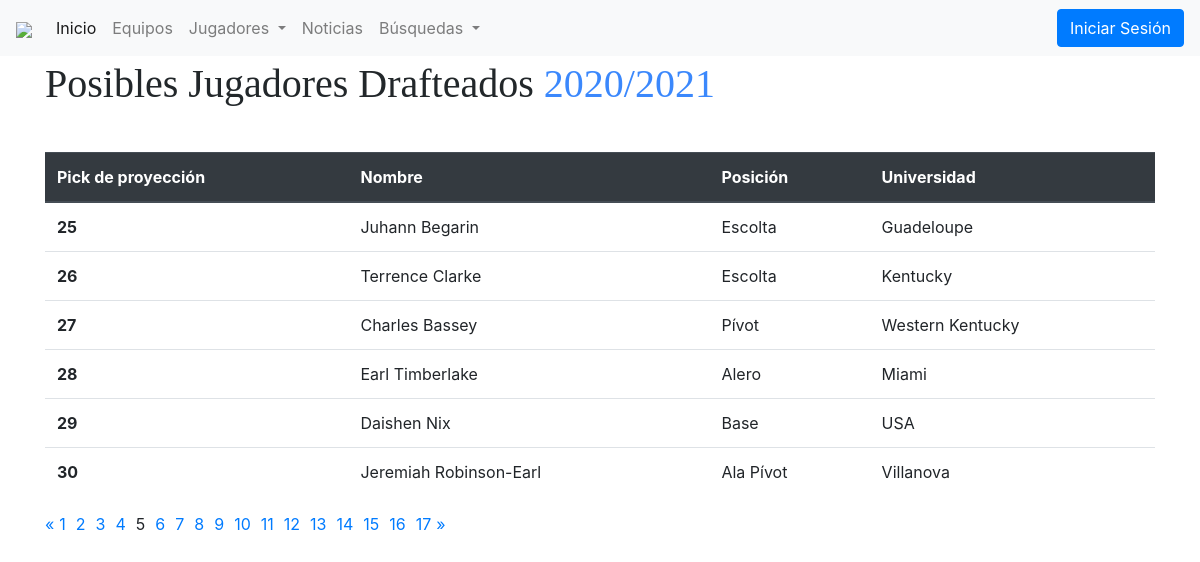
Page /drafteados/?page=5 on the committed database.
### main/models.py (models this page shows, shortened)
class Drafteado(models.Model):
    nombreJugador = models.CharField(max_length=64, default="nul")
    posicionJugador = models.CharField(PosicionDraft,max_length=64, default="nul")
    universidad = models.CharField(max_length=256, default="nul")
    pickJugador = models.IntegerField(default=0)

### main/views.py (the view)
# urls.py: path('drafteados/', views.lista_drafteados),
def lista_drafteados(request):
    drafteados_list=Drafteado.objects.all()
    page = request.GET.get('page', 1)
    paginator = Paginator(drafteados_list, 6)
    try:
        drafteados = paginator.page(page)
    except PageNotAnInteger:
        drafteados = paginator.page(1)
    except EmptyPage:
        drafteados = paginator.page(paginator.num_pages)
    return render(request, 'drafteados.html', { 'drafteados': drafteados })

### main/templates/drafteados.html (shortened to what this page needs)
{% extends 'base.html' %}
  {% block contenido %}
  <body>
    <main class="main">
        <div class="container">
            <div class="inner__headings">
            <h3 class="inner__head">Posibles Jugadores Drafteados <span class="inner__clr">2020/2021</span></h3>
            </div>
            <table class="table">
                <thead class="thead-dark">
                <tr>
                    <th scope="col">Pick de proyección</th>
                    <th scope="col">Nombre</th>
                    <th scope="col">Posición</th>
                    <th scope="col">Universidad</th>
                </tr>
                </thead>
                <tbody>
                {% for row in drafteados %}
                <tr>
                    <th>{{row.pickJugador}}</th>
                    <td>{{row.nombreJugador}}</td>
                    <td>{{row.posicionJugador}}</td>
                    <td>{{row.universidad}}</td>
                </tr>
                {% endfor %}
                </tbody>
            </table>
            {% if drafteados.has_other_pages %}
            <ul class="pagination">
                {% if drafteados.has_previous %}
                <li><a href="?page={{ drafteados.previous_page_number }}">&laquo;</a></li>
                {% else %}
                <li class="disabled"><span>&laquo;</span></li>
                {% endif %}
                {% for i in drafteados.paginator.page_range %}
                {% if drafteados.number == i %}
                    <li style="margin-right: 5px; margin-left: 5px;" class="active"><span>{{ i }} <span class="sr-only">(current)</span></span></li>
                {% else %}
                    <li style="margin-right: 5px; margin-left: 5px;"><a href="?page={{ i }}">{{ i }}</a></li>
                {% endif %}
                {% endfor %}
                {% if drafteados.has_next %}
                <li ><a  href="?page={{ drafteados.next_page_number }}">&raquo;</a></li>
                {% else %}
                <li class="disabled"><span>&raquo;</span></li>
                {% endif %}
            </ul>
            {% endif %}
  </div>
  </main>
  </body>
  {% endblock %}

### rows in the picture
Drafteado: pickJugador "25", nombreJugador "Juhann Begarin", posicionJugador "Escolta", universidad "Guadeloupe"
Drafteado: pickJugador "26", nombreJugador "Terrence Clarke", posicionJugador "Escolta", universidad "Kentucky"
Drafteado: pickJugador "27", nombreJugador "Charles Bassey", posicionJugador "Pívot", universidad "Western Kentucky"
Drafteado: pickJugador "28", nombreJugador "Earl Timberlake", posicionJugador "Alero", universidad "Miami"
Drafteado: pickJugador "29", nombreJugador "Daishen Nix", posicionJugador "Base", universidad "USA"
Drafteado: pickJugador "30", nombreJugador "Jeremiah Robinson-Earl", posicionJugador "Ala Pívot", universidad "Villanova"

### other values in the picture
{{ i }} "1" "2" "3" "4" "6" "7" "8" "9" "10" "11" "12" "13" "14" "15" "16" "17"
{{ i }} "5"
